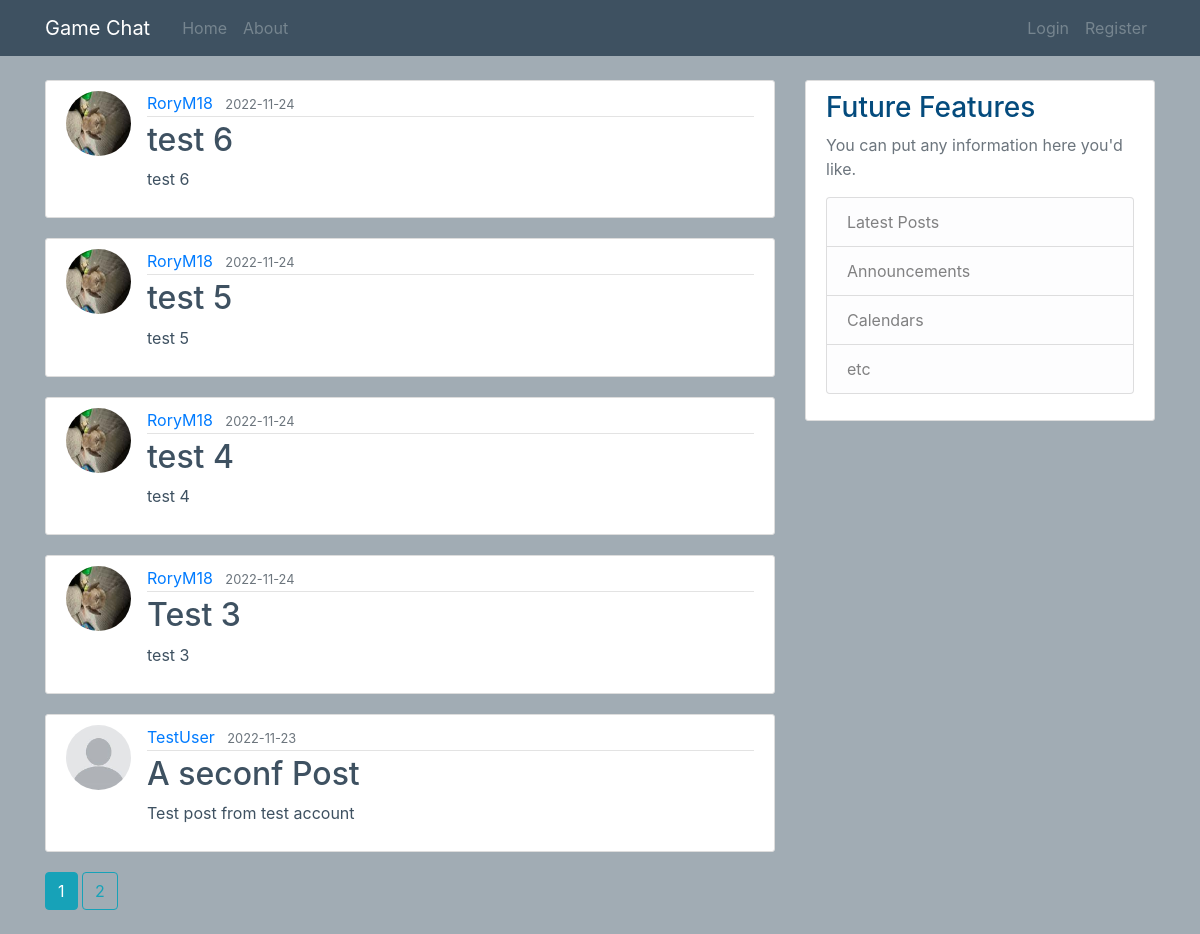
Page /home on the earlier database version.
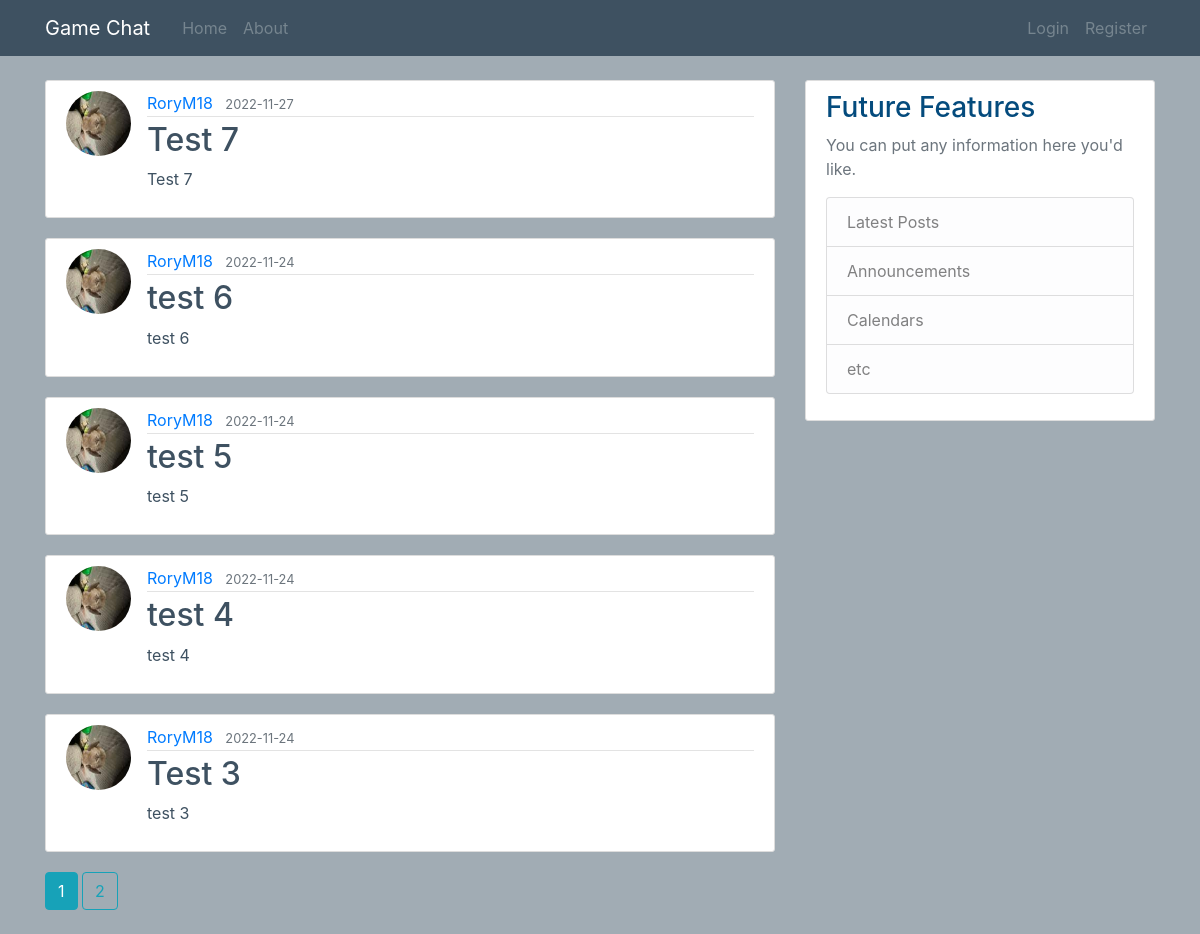
Same page on the later database version.
### flaskblog/models.py (models this page shows, shortened)
class Post(db.Model):
    id = db.Column(db.Integer, primary_key=True)
    title = db.Column(db.String(100), nullable=False)
    date_posted = db.Column(db.DateTime, nullable=False, default=datetime.utcnow)
    content = db.Column(db.Text, nullable=False)
    user_id = db.Column(db.Integer, db.ForeignKey('user.id'), nullable=False)

class User(db.Model, UserMixin):
    id = db.Column(db.Integer, primary_key=True)
    username = db.Column(db.String(20), unique=True, nullable=False)
    email = db.Column(db.String(120), unique=True, nullable=False)
    image_file = db.Column(db.String(20), nullable=False, default='default.jpg')
    password = db.Column(db.String(60), nullable=False)
    posts = db.relationship('Post', backref='author', lazy=True)

### flaskblog/routes.py (the view)
@app.route("/")
@app.route("/home")
def home():
    page = request.args.get('page', 1, type=int)
    posts = Post.query.order_by(Post.date_posted.desc()).paginate(page=page, per_page=5)
    return render_template('home.html', posts=posts)

### flaskblog/templates/home.html
{% extends "layout.html" %}
{% block content %}
	{% for post in posts.items %}
		<article class="media content-section">
		  <img class="rounded-circle article-img" src="{{ url_for('static', filename='profile_pics/' + post.author.image_file)}}">
		  <div class="media-body">
		    <div class="article-metadata">
		      <a class="mr-2" href="{{ url_for('user_posts', username=post.author.username) }}">{{ post.author.username }}</a>
		      <small class="text-muted">{{ post.date_posted.strftime('%Y-%m-%d') }}</small>
		    </div>
		    <h2><a class="article-title" href="{{ url_for('post', post_id=post.id) }}">{{ post.title }}</a></h2>
		    <p class="article-content">{{ post.content }}</p>
		  </div>
		</article>
	{% endfor %}
	{% for page_num in posts.iter_pages(left_edge=1, right_edge=1, left_current=1, right_current=2) %}
		{% if page_num %}
		 {% if posts.page == page_num %}
		  <a class="btn btn-info mb-4" href="{{ url_for('home', page=page_num) }}">{{ page_num }}</a>
		 {% else %}
		  <a class="btn btn-outline-info mb-4" href="{{ url_for('home', page=page_num) }}">{{ page_num }}</a>
		 {% endif %}
		{% else %}
		 ...
		{% endif %}
	{% endfor %}
{% endblock content%}

Differences in the rows shown:
no longer on this page (row unchanged): Post: image_file (placeholder picture), author.username "TestUser", date_posted "2022-11-23", title "A seconf Post", content "Test post from test account"
added Post: image_file (picture), author.username "RoryM18", date_posted "2022-11-27", title "Test 7", content "Test 7"
